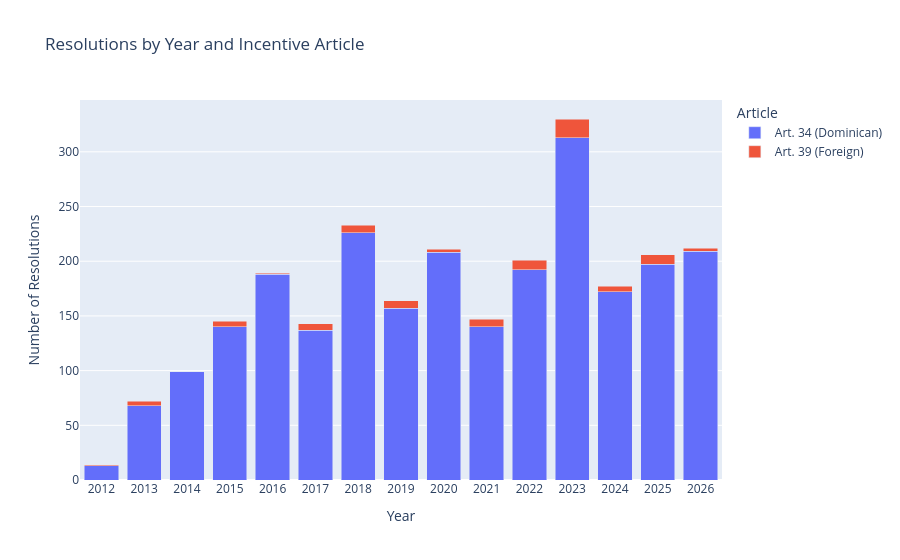

Notebook code for this chart:
### Code cell
# Resolutions by year and incentive article
df['article_label'] = df['incentive_article'].map(article_labels)

res_by_year_article = df.groupby(['year', 'article_label']).size().reset_index(name='count')

fig = px.bar(
    res_by_year_article,
    x='year',
    y='count',
    color='article_label',
    title='Resolutions by Year and Incentive Article',
    labels={'year': 'Year', 'count': 'Number of Resolutions', 'article_label': 'Article'},
    barmode='stack'
)
fig.show()

### Figure 1 — Plotly figure (JSON) as saved in the notebook; plotly's stock layout.template omitted (floating-point values rounded to 4 significant figures)
{"data": [{"hovertemplate": "Article=Art. 34 (Dominican)<br>Year=%{x}<br>Number of Resolutions=%{y}<extra></extra>", "legendgroup": "Art. 34 (Dominican)", "marker": {"color": "#636efa", "pattern": {"shape": ""}}, "name": "Art. 34 (Dominican)", "orientation": "v", "showlegend": true, "textposition": "auto", "type": "bar", "x": ["2012", "2013", "2014", "2015", "2016", "2017", "2018", "2019", "2020", "2021", "2022", "2023", "2024", "2025", "2026"], "xaxis": "x", "y": [13, 68, 99, 140, 188, 137, 226, 157, 208, 140, 192, 313, 172, 197, 209], "yaxis": "y"}, {"hovertemplate": "Article=Art. 39 (Foreign)<br>Year=%{x}<br>Number of Resolutions=%{y}<extra></extra>", "legendgroup": "Art. 39 (Foreign)", "marker": {"color": "#EF553B", "pattern": {"shape": ""}}, "name": "Art. 39 (Foreign)", "orientation": "v", "showlegend": true, "textposition": "auto", "type": "bar", "x": ["2012", "2013", "2015", "2016", "2017", "2018", "2019", "2020", "2021", "2022", "2023", "2024", "2025", "2026"], "xaxis": "x", "y": [1, 4, 5, 1, 6, 7, 7, 3, 7, 9, 17, 5, 9, 3], "yaxis": "y"}], "layout": {"barmode": "stack", "legend": {"title": {"text": "Article"}, "tracegroupgap": 0}, "title": {"text": "Resolutions by Year and Incentive Article"}, "xaxis": {"anchor": "y", "domain": [0, 1], "title": {"text": "Year"}}, "yaxis": {"anchor": "x", "domain": [0, 1], "title": {"text": "Number of Resolutions"}}}}
